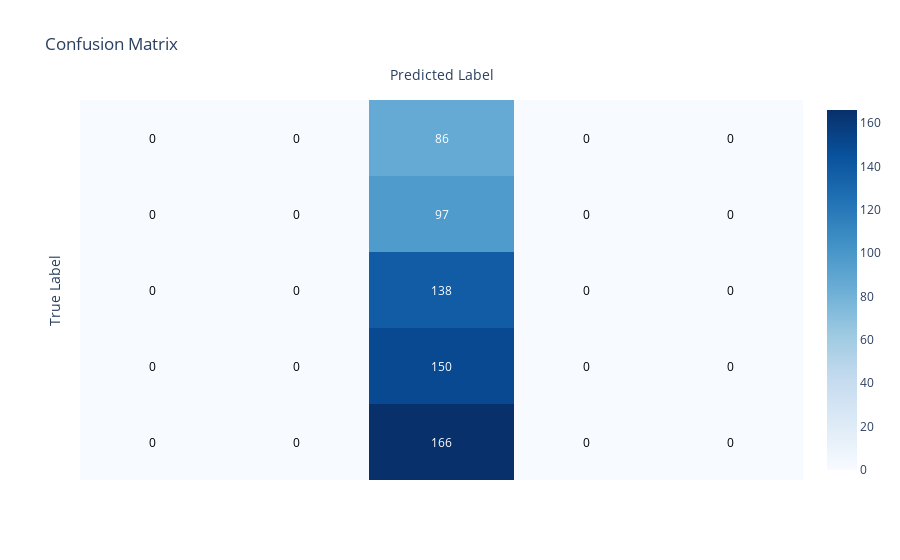
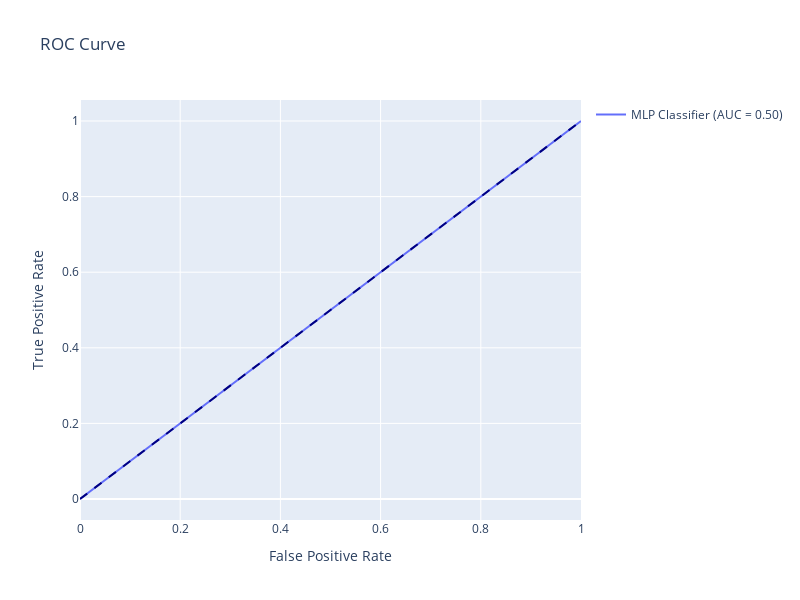

Notebook code for these charts, in order:
### Code cell
mlp_fit_metrics = model.results.calculate_metrics(y_test, y_prob, y_pred, "MLP Classifier")
model.results.print_confusion_matrix(y_test, y_pred, labels)
model.results.plot_roc_curve(y_test, y_prob, "MLP Classifier")
print(mlp_fit_metrics)

### Figure 1 — Plotly figure (JSON) as saved in the notebook; plotly's stock layout.template omitted (floating-point values rounded to 4 significant figures)
{"data": [{"colorscale": [[0, "rgb(247,251,255)"], [0.125, "rgb(222,235,247)"], [0.25, "rgb(198,219,239)"], [0.375, "rgb(158,202,225)"], [0.5, "rgb(107,174,214)"], [0.625, "rgb(66,146,198)"], [0.75, "rgb(33,113,181)"], [0.875, "rgb(8,81,156)"], [1, "rgb(8,48,107)"]], "reversescale": false, "showscale": true, "type": "heatmap", "z": [[0, 0, 166, 0, 0], [0, 0, 150, 0, 0], [0, 0, 138, 0, 0], [0, 0, 97, 0, 0], [0, 0, 86, 0, 0]]}], "layout": {"annotations": [{"font": {"color": "#000000"}, "showarrow": false, "text": "0", "x": 0, "xref": "x", "y": 0, "yref": "y"}, {"font": {"color": "#000000"}, "showarrow": false, "text": "0", "x": 1, "xref": "x", "y": 0, "yref": "y"}, {"font": {"color": "#FFFFFF"}, "showarrow": false, "text": "166", "x": 2, "xref": "x", "y": 0, "yref": "y"}, {"font": {"color": "#000000"}, "showarrow": false, "text": "0", "x": 3, "xref": "x", "y": 0, "yref": "y"}, {"font": {"color": "#000000"}, "showarrow": false, "text": "0", "x": 4, "xref": "x", "y": 0, "yref": "y"}, {"font": {"color": "#000000"}, "showarrow": false, "text": "0", "x": 0, "xref": "x", "y": 1, "yref": "y"}, {"font": {"color": "#000000"}, "showarrow": false, "text": "0", "x": 1, "xref": "x", "y": 1, "yref": "y"}, {"font": {"color": "#FFFFFF"}, "showarrow": false, "text": "150", "x": 2, "xref": "x", "y": 1, "yref": "y"}, {"font": {"color": "#000000"}, "showarrow": false, "text": "0", "x": 3, "xref": "x", "y": 1, "yref": "y"}, {"font": {"color": "#000000"}, "showarrow": false, "text": "0", "x": 4, "xref": "x", "y": 1, "yref": "y"}, {"font": {"color": "#000000"}, "showarrow": false, "text": "0", "x": 0, "xref": "x", "y": 2, "yref": "y"}, {"font": {"color": "#000000"}, "showarrow": false, "text": "0", "x": 1, "xref": "x", "y": 2, "yref": "y"}, {"font": {"color": "#FFFFFF"}, "showarrow": false, "text": "138", "x": 2, "xref": "x", "y": 2, "yref": "y"}, {"font": {"color": "#000000"}, "showarrow": false, "text": "0", "x": 3, "xref": "x", "y": 2, "yref": "y"}, {"font": {"color": "#000000"}, "showarrow": false, "text": "0", "x": 4, "xref": "x", "y": 2, "yref": "y"}, {"font": {"color": "#000000"}, "showarrow": false, "text": "0", "x": 0, "xref": "x", "y": 3, "yref": "y"}, {"font": {"color": "#000000"}, "showarrow": false, "text": "0", "x": 1, "xref": "x", "y": 3, "yref": "y"}, {"font": {"color": "#FFFFFF"}, "showarrow": false, "text": "97", "x": 2, "xref": "x", "y": 3, "yref": "y"}, {"font": {"color": "#000000"}, "showarrow": false, "text": "0", "x": 3, "xref": "x", "y": 3, "yref": "y"}, {"font": {"color": "#000000"}, "showarrow": false, "text": "0", "x": 4, "xref": "x", "y": 3, "yref": "y"}, {"font": {"color": "#000000"}, "showarrow": false, "text": "0", "x": 0, "xref": "x", "y": 4, "yref": "y"}, {"font": {"color": "#000000"}, "showarrow": false, "text": "0", "x": 1, "xref": "x", "y": 4, "yref": "y"}, {"font": {"color": "#FFFFFF"}, "showarrow": false, "text": "86", "x": 2, "xref": "x", "y": 4, "yref": "y"}, {"font": {"color": "#000000"}, "showarrow": false, "text": "0", "x": 3, "xref": "x", "y": 4, "yref": "y"}, {"font": {"color": "#000000"}, "showarrow": false, "text": "0", "x": 4, "xref": "x", "y": 4, "yref": "y"}], "title": {"text": "Confusion Matrix"}, "xaxis": {"gridcolor": "rgb(0, 0, 0)", "showticklabels": false, "side": "top", "ticks": "", "title": {"text": "Predicted Label"}}, "yaxis": {"showticklabels": false, "ticks": "", "ticksuffix": "  ", "title": {"text": "True Label"}}}}

### Figure 2 — Plotly figure (JSON) as saved in the notebook; plotly's stock layout.template omitted (floating-point values rounded to 4 significant figures)
{"data": [{"mode": "lines", "name": "MLP Classifier (AUC = 0.50)", "type": "scatter", "x": [0, 1], "y": [0, 1]}, {"line": {"color": "navy", "dash": "dash", "width": 2}, "mode": "lines", "showlegend": false, "type": "scatter", "x": [0, 1], "y": [0, 1]}], "layout": {"height": 600, "title": {"text": "ROC Curve"}, "width": 800, "xaxis": {"title": {"text": "False Positive Rate"}}, "yaxis": {"title": {"text": "True Positive Rate"}}}}
